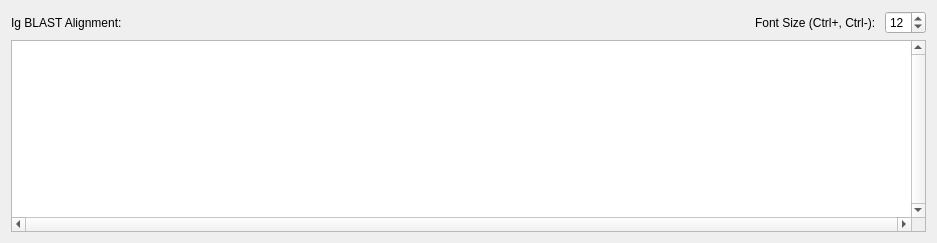
      <widget class="QWidget" name="tabAlignment">
       <attribute name="title">
        <string>IgBlast Alignment</string>
       </attribute>
       <layout class="QGridLayout" name="gridLayout_2">
        <item row="1" column="0" colspan="4">
         <widget class="QTextEdit" name="txtSeqAlignment">
          <property name="font">
           <font>
            <family>Courier New</family>
            <pointsize>12</pointsize>
           </font>
          </property>
          <property name="verticalScrollBarPolicy">
           <enum>Qt::ScrollBarAlwaysOn</enum>
          </property>
          <property name="horizontalScrollBarPolicy">
           <enum>Qt::ScrollBarAlwaysOn</enum>
          </property>
          <property name="lineWrapMode">
           <enum>QTextEdit::NoWrap</enum>
          </property>
         </widget>
        </item>
        <item row="0" column="0">
         <widget class="QLabel" name="lblAlignment">
          <property name="minimumSize">
           <size>
            <width>200</width>
            <height>0</height>
           </size>
          </property>
          <property name="maximumSize">
           <size>
            <width>200</width>
            <height>16777215</height>
           </size>
          </property>
          <property name="text">
           <string>Ig BLAST Alignment:</string>
          </property>
         </widget>
        </item>
        <item row="0" column="3">
         <widget class="QSpinBox" name="spnAlignFont">
          <property name="cursor">
           <cursorShape>ArrowCursor</cursorShape>
          </property>
          <property name="minimum">
           <number>6</number>
          </property>
          <property name="maximum">
           <number>36</number>
          </property>
          <property name="value">
           <number>12</number>
          </property>
         </widget>
        </item>
        <item row="0" column="1">
         <spacer name="horizontalSpacer_5">
          <property name="orientation">
           <enum>Qt::Horizontal</enum>
          </property>
          <property name="sizeHint" stdset="0">
           <size>
            <width>532</width>
            <height>20</height>
           </size>
          </property>
         </spacer>
        </item>
        <item row="0" column="2">
         <widget class="QLabel" name="label_8">
          <property name="text">
           <string>Font Size (Ctrl+, Ctrl-): </string>
          </property>
         </widget>
        </item>
       </layout>
      </widget>
